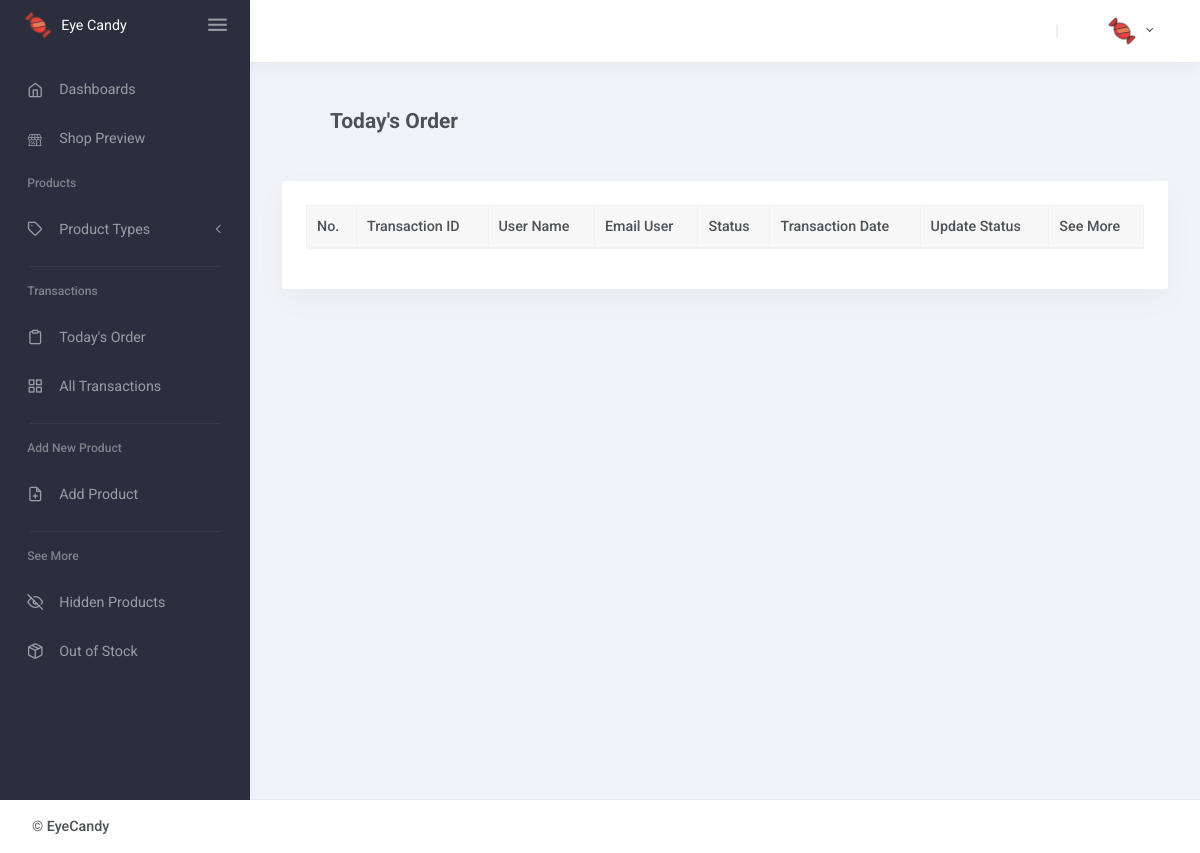
/index.php/AdminHome/TodayView, run on an earlier commit of the app's database.
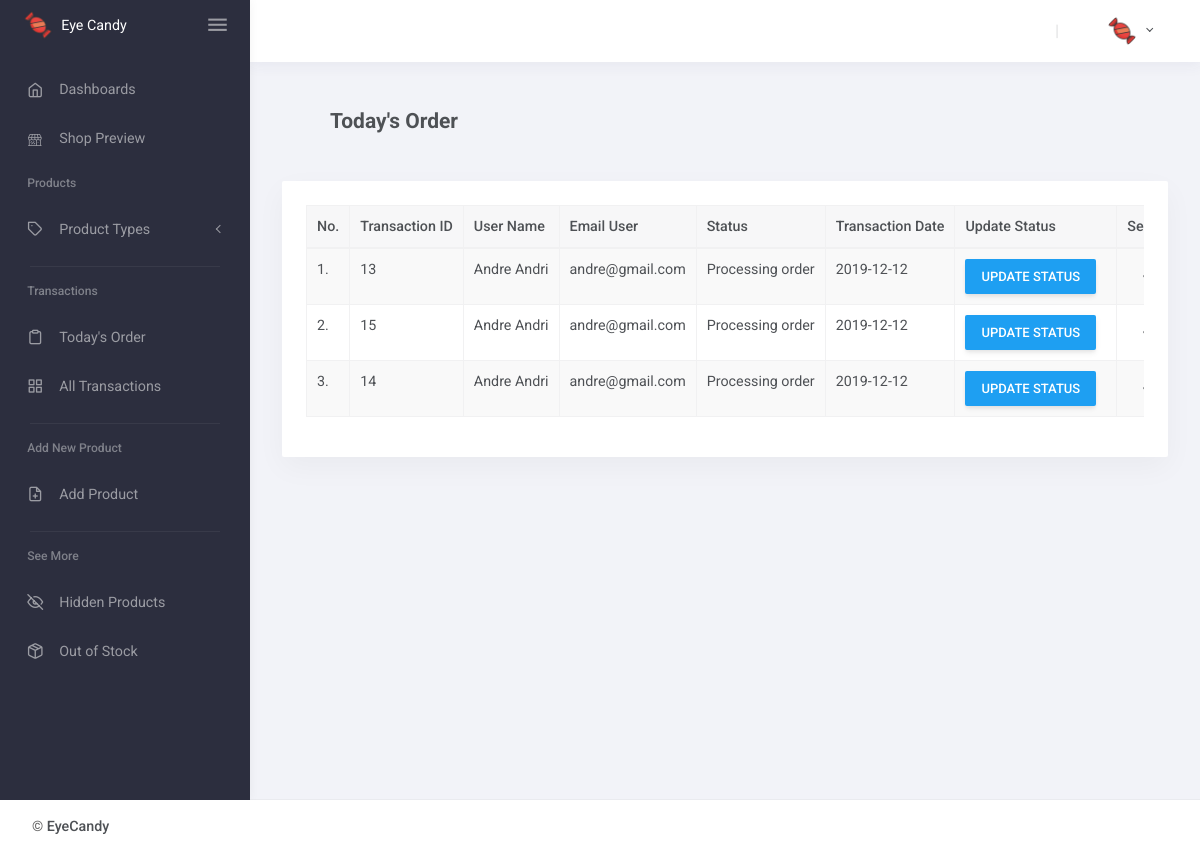
And on a later commit of the database.
### tables this page shows
CREATE TABLE `transaction_detail` (
  `id_trans` int(11) NOT NULL,
  `email_user` varchar(50) NOT NULL,
  `stats` varchar(10) NOT NULL,
  `trans_date` date NOT NULL,
  `shipping_fee` int(11) NOT NULL
);

CREATE TABLE `ms_users` (
  `email_user` varchar(100) NOT NULL,
  `pass` varchar(50) NOT NULL,
  `name` varchar(100) NOT NULL,
  `address` text NOT NULL,
  `salt` varchar(10) NOT NULL,
  `priv` int(2) NOT NULL,
  `prof_pic` varchar(100) NOT NULL
);

CREATE TABLE `status` (
  `id_status` int(3) NOT NULL,
  `status_desc` varchar(20) DEFAULT NULL
);

### application/controllers/AdminHome.php (called while the page is built, shortened)
<?php
class AdminHome extends CI_Controller{
	public function __construct(){
        $this->load->model('AdminHome_model');
	}
    public function TodayView()
	{
		$data['data'] = $this->AdminHome_model->ShowDataToday();
		$data['style'] = $this->load->view('include/StyleAdmin', NULL, TRUE);
        $data['script'] = $this->load->view('include/ScriptAdmin', NULL, TRUE);
        $data['header']= $this->load->view('include/HeaderAdmin',NULL,TRUE);
        $data['datatabel'] = $this->load->view('include/TabelToday', $data, TRUE);
        $data['footer']= $this->load->view('include/FooterAdmin',NULL,TRUE);
		$this->load->view('pages/Today.php',$data);
    }
}

### index.php (called while the page is built, shortened)
<?php
require_once BASEPATH.'core/CodeIgniter.php';

### application/models/AdminHome_model.php (called while the page is built, shortened)
<?php
class AdminHome_model extends CI_Model{
	public function ShowDataToday()
	{
		$query = $this->db->query("SELECT transaction_detail.id_trans as id, ms_users.name as name, transaction_detail.email_user as email, status.status_desc as status, status.id_status, transaction_detail.trans_date as date
									FROM transaction_detail
									JOIN ms_users on transaction_detail.email_user = ms_users.email_user
									JOIN status on status.id_status = transaction_detail.stats
									JOIN transactions on transactions.id_trans = transaction_detail.id_trans
									WHERE transaction_detail.trans_date  =  current_date
									GROUP BY transaction_detail.id_trans
									ORDER BY transaction_detail.trans_date DESC");
		return $query->result_array();
	}
}
?>

### application/views/include/TabelToday.php (the view, shortened to what this page needs)
<div class="container card mb-4 p-4">
	<div class="table-responsive">
		<table id="datatables" class="table table-striped table-bordered" cellspacing="0" width="100%">
			<thead class="thead-light">
				<tr>
					<th>No.</th>
					<th>Transaction ID</th>
					<th>User Name</th>
					<th>Email User</th>
					<th>Status</th>
					<th>Transaction Date</th>
					<th>Update Status</th>
					<th>See More</th>
				</tr>
			</thead>
			<tbody>
				<?php
					$counter = 1;
					foreach ($data as $row) {
						$id = $row['id'];
						$id_status = $row['id_status'];
						echo "<tr>";
							echo "<td>" . $counter++ . ".</td>";
							echo "<td>" . $row['id'] . "</td>";
							echo "<td>" . $row['name'] . "</td>";
							echo "<td>" . $row['email'] . "</td>";
							echo "<td>" . $row['status'] . "</td>";
							echo "<td>" . $row['date'] . "</td>";
							echo "<td>" . "<a href='" . base_url("index.php/AdminHome/FormUpdateStatusToday?id=$id&status=$id_status")."'
								class='btn btn-info' style='margin-right:10px;'>Update Status</a>" . "</td>";
							echo "<td>";
							echo "<a href='" . base_url("index.php/AdminHome/showDetailTransaction?id=$id") . "'
												style='margin-right:10px;color:rgb(0,200,255);'>";
							echo "<button class='btn'>";
							echo "</button>";
							echo "</a>";
							echo "</td>";
						echo "</tr>";
					}
				?>
			</tbody>
		</table>
    </div>
</div>

### application/views/include/StyleAdmin.php (shortened to what this page needs)
<link rel="stylesheet" href="<?= base_url('asset/fonts/fontawesome.css')?>">
<link rel="stylesheet" href="<?= base_url('asset/fonts/ionicons.css')?>">
<link rel="stylesheet" href="<?= base_url('asset/fonts/linearicons.css')?>">
<link rel="stylesheet" href="<?= base_url('asset/fonts/open-iconic.css')?>">
<link rel="stylesheet" href="<?= base_url('asset/fonts/pe-icon-7-stroke.css')?>">
<link rel="stylesheet" href="<?= base_url('asset/fonts/feather.css')?>">
<link rel="stylesheet" href="<?= base_url('asset/css/bootstrap-material.css')?>">
<link rel="stylesheet" href="<?= base_url('asset/css/shreerang-material.css')?>">
<link rel="stylesheet" href="<?= base_url('asset/css/uikit.css')?>">
<link rel="stylesheet" href="<?= base_url('asset/libs/perfect-scrollbar/perfect-scrollbar.css')?>">
<link rel="stylesheet" href="<?= base_url('asset/libs/flot/flot.css')?>">
<link rel="stylesheet" href="<?php echo base_url('asset/datatables/css/dataTables.bootstrap.min.css'); ?>">
<link rel="stylesheet" href="<?php echo base_url('asset/dist/sweetalert.css'); ?>">

### application/views/include/HeaderAdmin.php (shortened to what this page needs)
<div class="layout-wrapper layout-2">
        <div class="layout-inner">
            <div id="layout-sidenav" class="layout-sidenav sidenav sidenav-vertical bg-dark">
                <div class="app-brand demo" style="margin-top: 10px; margin-down: 10px;">
                    <span class="app-brand-logo demo">
                        <img src="<?=base_url('asset/images/icons/favicon.png')?>" alt="IMG-LOGO" height="30px;">
                    </span>
                    <a href="#" class="app-brand-text demo sidenav-text font-weight-normal ml-2">Eye Candy</a>
                    <a href="javascript:" class="layout-sidenav-toggle sidenav-link text-large ml-auto">
                        <i class="ion ion-md-menu align-middle"></i>
                    </a>
                </div>
                <br>
                <ul class="sidenav-inner py-1">
                    <li class="sidenav-item">
                        <a href="<?=base_url('index.php/AdminHome')?>" class="sidenav-link">
                            <i class="sidenav-icon feather icon-home"></i>
                            <div>Dashboards</div>
                        </a>
					</li>
					<li class="sidenav-item">
                        <a href="<?=base_url('')?>" target="_blank" class="sidenav-link">
                            <i class="sidenav-icon lnr lnr-store icon-store"></i>
                            <div>Shop Preview</div>
                        </a>
					</li>
                    <li class="sidenav-header small font-weight-semibold">Products</li>
                    <li class="sidenav-item">
                        <a href="javascript:" class="sidenav-link sidenav-toggle">
                            <i class="sidenav-icon feather icon-tag"></i>
                            <div>Product Types</div>
                        </a>
                    </li>
                    <li class="sidenav-divider mb-1"></li>
                    <li class="sidenav-header small font-weight-semibold">Transactions</li>
                    <li class="sidenav-item">
                        <a href="<?php echo base_url('index.php/AdminHome/TodayView') ?>" class="sidenav-link">
                            <i class="sidenav-icon feather icon-clipboard"></i>
                            <div>Today's Order</div>
                        </a>
                    </li>
                    <li class="sidenav-item">
                        <a href="<?php echo base_url('index.php/AdminHome/AllTrasactionsView') ?>" class="sidenav-link">
                            <i class="sidenav-icon feather icon-grid"></i>
                            <div>All Transactions</div>
                        </a>
                    </li>
                    <li class="sidenav-divider mb-1"></li>
                    <li class="sidenav-header small font-weight-semibold">Add New Product</li>
                    <li class="sidenav-item">
                        <a href="<?php echo base_url('index.php/AdminHome/FormAddProduct') ?>" class="sidenav-link">
                            <i class="sidenav-icon feather icon-file-plus"></i>
                            <div>Add Product</div>
                        </a>
                    </li>
                    <li class="sidenav-divider mb-1"></li>
                    <li class="sidenav-header small font-weight-semibold">See More</li>
                        <li class="sidenav-item">
                            <a href="<?=base_url('index.php/AdminHome/HideProduct')?>" class="sidenav-link">
                                <i class="sidenav-icon feather icon-eye-off"></i>
                                <div>Hidden Products</div>
                            </a>
                        </li>
                        <li class="sidenav-item">
                            <a href="<?=base_url('index.php/AdminHome/OutStock')?>" class="sidenav-link">
                                <i class="sidenav-icon feather icon-package"></i>
                                <div>Out of Stock</div>
                            </a>
                        </li>
                </ul>
            </div>
            <div class="layout-container">
                <nav class="layout-navbar navbar navbar-expand-lg align-items-lg-center bg-white container-p-x" id="layout-navbar">
                    <div class="navbar-collapse collapse" id="layout-navbar-collapse">
                        <div class="navbar-nav align-items-lg-center ml-auto">
                            <div class="nav-item d-none d-lg-block text-big font-weight-light line-height-1 opacity-25 mr-3 ml-1">|</div>
                            <div class="dropdown">
                                <button class="btn dropdown-toggle" type="button" id="dropdownMenuButton" data-toggle="dropdown" aria-haspopup="true" aria-expanded="false">
                                    <span class="d-inline-flex flex-lg-row-reverse align-items-center align-middle">
                                        <img src="<?= base_url('asset/images/icons/favicon.png') ?>" alt class="d-block ui-w-30 rounded-circle">
                                    </span>
                                </button>
                            </div>
                        </div>
                    </div>
                </nav>

### application/views/include/FooterAdmin.php (shortened to what this page needs)
</div>
        </div>
    </div>
        <nav class="layout-footer footer bg-white">
            <div class="container-fluid d-flex flex-wrap justify-content-between text-center container-p-x pb-3">
                <div class="pt-3">
                    <span class="footer-text font-weight-semibold">&copy; <a href="<?=base_url()?>" class="footer-link" target="_blank">EyeCandy</a></span>
                </div>
            </div>
        </nav>

### application/views/pages/Today.php (shortened to what this page needs)
<!DOCTYPE html>
<html lang="en">
<head>
    <?php
        echo $style;
    ?>
</head>
<body>
    <?php echo $header; ?>
    <div class="container-fluid">
        <h4 class="font-weight-bold p-5 mb-0">Today's Order</h4>
        <?php echo $datatabel; ?>
    </div>
    <?php echo $footer; ?>
</body>
</html>

### asset/css/uikit.css (style rules this page uses)
.ui-w-30 { width: 30px !important; height: auto; }

### asset/libs/perfect-scrollbar/perfect-scrollbar.css (style rules this page uses)
.ps { overflow:hidden !important;overflow-anchor:none;-ms-overflow-style:none;touch-action:auto;-ms-touch-action:auto }
.ps { position:relative }

What changed in the data, as far as the page shows it:
added transaction_detail: id_trans "13", email_user.name "Andre Andri", email_user "andre@gmail.com", status.status_desc "Processing order", trans_date "2019-12-12"
added transaction_detail: id_trans "15", email_user.name "Andre Andri", email_user "andre@gmail.com", status.status_desc "Processing order", trans_date "2019-12-12"
added transaction_detail: id_trans "14", email_user.name "Andre Andri", email_user "andre@gmail.com", status.status_desc "Processing order", trans_date "2019-12-12"
